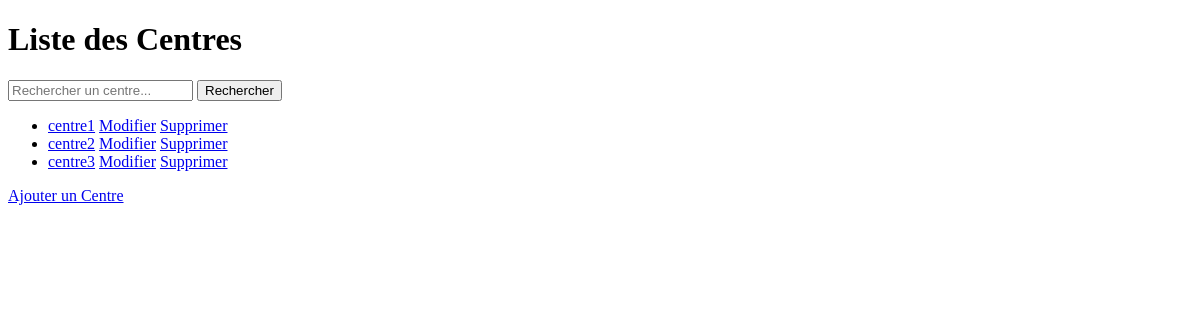
Page /gestionCentre/centres/ on the earlier database version.
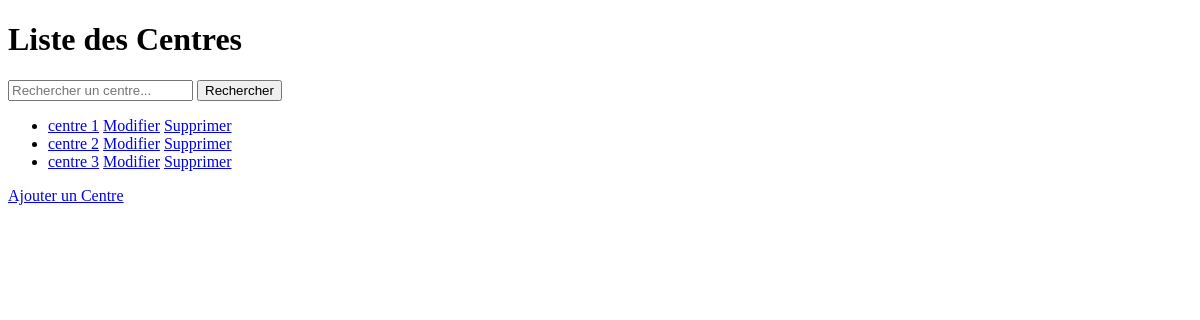
Same page on the later database version.
### gestionCentre/models.py (models this page shows, shortened)
class Centre(models.Model):
    code = models.CharField(max_length=20)
    designation = models.CharField(max_length=100)
    total_stock_value = 0

### gestionCentre/views.py (the view)
# urls.py: path('centres/', views.centre_list, name='centre_list'),
def centre_list(request):
    query = request.GET.get('q')
    centres = Centre.objects.all()
    if query:
        centres = centres.filter(designation__icontains=query)  # Filtrer par le champ 'designation'
    return render(request, 'Centre/centre_list.html', {'centres': centres})

### gestionCentre/templates/Centre/centre_list.html (shortened to what this page needs)
<!DOCTYPE html>
<html>
<head>
</head>
<body>
    <h1>Liste des Centres</h1>
    <form method="GET">
        <input type="text" name="q" placeholder="Rechercher un centre...">
        <button type="submit">Rechercher</button>
    </form>
    <ul>
        {% for centre in centres %}
            <li>
                <a href="{% url 'centre_detail' centre.pk %}">{{ centre.designation }}</a>
                <a href="{% url 'centre_edit' centre.pk %}">Modifier</a>
                <a href="{% url 'centre_delete' centre.pk %}">Supprimer</a>
            </li>
        {% endfor %}
    </ul>
    <a href="{% url 'centre_new' %}">Ajouter un Centre</a>
</body>
</html>

Differences in the rows shown:
removed Centre: designation "centre1"
removed Centre: designation "centre2"
removed Centre: designation "centre3"
added Centre: designation "centre 1"
added Centre: designation "centre 2"
added Centre: designation "centre 3"
